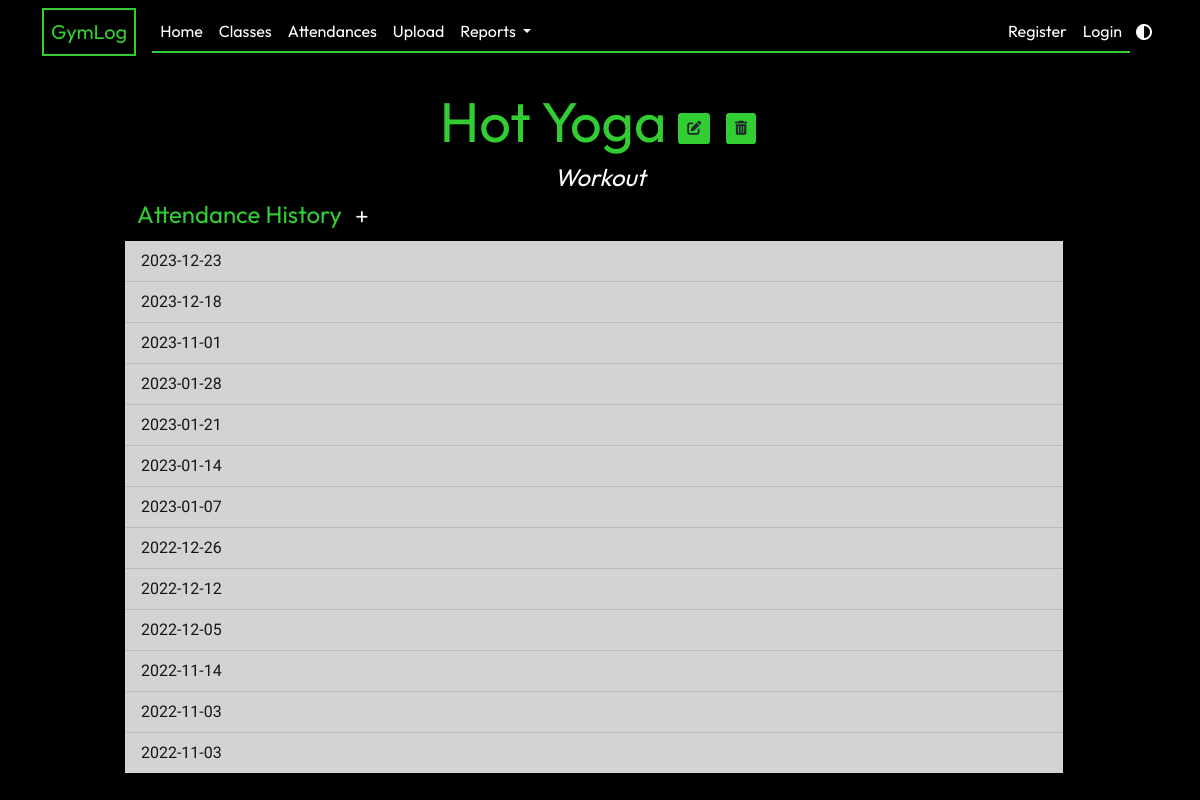
Page /class/7 on the committed database.
### app/models.py (models this page shows, shortened)
class GymClass(db.Model):
    id = db.Column(db.Integer, primary_key=True)
    name = db.Column(db.String(20), unique=True, nullable=False)
    class_type = db.Column(db.String(3), default="Workout")
    attendance_list = db.relationship("Attendance", backref="class_taken", lazy=True)

class Attendance(db.Model):
    id = db.Column(db.Integer, primary_key=True)
    class_id = db.Column(db.Integer, db.ForeignKey("gym_class.id"), nullable=False)
    date_attended = db.Column(db.Date, nullable=False, default=date.today)
    def __lt__(self, other):
        return self.date_attended < other.date_attended

### app/classes/routes.py (the view)
@classes.route("/class/<int:class_id>")
def show_class(class_id):
    gymclass = GymClass.query.get(class_id)
    return render_template("class.html", legend=gymclass.name, gymclass=gymclass)

### app/templates/class.html (shortened to what this page needs)
{% extends "layout.html" %} {% block content %}
<div class="text-center mt-2">
  <h1 class="display-4">
    {{ gymclass.name }}
    <a
      href="{{ url_for('classes.update_class', class_id=gymclass.id) }}"
      class="btn btn-sm btn-current"
      ><i class="fa-solid fa-pen-to-square"></i
    ></a>
    <button
      type="button"
      class="btn btn-current btn-sm m-1"
      data-bs-toggle="modal"
      data-bs-target="#deleteModal">
      <i class="fa-solid fa-trash-can"></i>
    </button>
  </h1>
  <h4 class="subtitle">{{ gymclass.class_type }}</h4>
</div>
<div class="row align-items-center">
  <h4>
    Attendance History
    <a
      href="{{ url_for('attendances.new_attendance', class_id=gymclass.id) }}"
      class="btn btn-sm btn-add"
      ><i class="fa-solid fa-plus"></i
    ></a>
  </h4>
  <ul class="list-group list-group-flush">
    {% for a in gymclass.attendance_list|sort(reverse=true) %}
    <li class="list-group-item list-group-item-dark">
      {{ a.date_attended.strftime('%Y-%m-%d') }}
    </li>
    {% endfor %}
  </ul>
</div>
{% endblock content %}6

### app/static/main.css (style rules this page uses)
:root { --primary-color: black; --secondary-color: white; --accent-color: #32cd32; --typewriter-speed: 2s; --typewriter-chars: 17; }
body { background-color: var(--primary-color); color: var(--secondary-color); margin: 0; min-height: 100vh; font-family: "Roboto"; }
h1, h2, h3, h4 { color: var(--accent-color); font-family: Outfit; }
.subtitle { color: var(--secondary-color); font-style: italic; }
.btn-current { background-color: var(--accent-color); border-radius: 10% 10%; }
.btn-add { background-color: transparent; color: var(--secondary-color); border-radius: 50%; }

### rows in the picture
GymClass: name "Hot Yoga", class_type "Workout"
Attendance: date_attended "2023-12-23"
Attendance: date_attended "2023-12-18"
Attendance: date_attended "2023-11-01"
Attendance: date_attended "2023-01-28"
Attendance: date_attended "2023-01-21"
Attendance: date_attended "2023-01-14"
Attendance: date_attended "2023-01-07"
Attendance: date_attended "2022-12-26"
Attendance: date_attended "2022-12-12"
Attendance: date_attended "2022-12-05"
Attendance: date_attended "2022-11-14"
Attendance: date_attended "2022-11-03"
Attendance: date_attended "2022-11-03"
